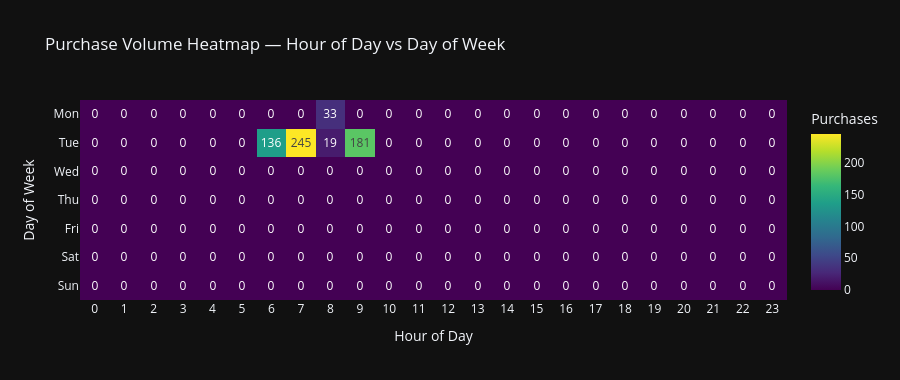

The code cell stored with this chart in its notebook:
### Markdown cell above
## 4. Peak Demand Analysis

A **heatmap of hour-of-day vs day-of-week** reveals cyclical patterns —
the busiest slots and the quietest windows in one view.

### Code cell
peak_data = qry('''
    SELECT
        EXTRACT(ISODOW FROM timestamp)::INT  AS day_of_week,
        EXTRACT(HOUR   FROM timestamp)::INT  AS hour_of_day,
        COUNT(*)                             AS purchases
    FROM ecommerce.clickstream_events
    WHERE event_type = 'purchase'
    GROUP BY EXTRACT(ISODOW FROM timestamp), EXTRACT(HOUR FROM timestamp)
    ORDER BY day_of_week, hour_of_day
''')

if peak_data.empty:
    print("No data yet.")
else:
    DOW_LABELS = {1: 'Mon', 2: 'Tue', 3: 'Wed', 4: 'Thu',
                  5: 'Fri', 6: 'Sat', 7: 'Sun'}
    peak_data['day_name'] = peak_data['day_of_week'].map(DOW_LABELS)

    # Ensure all 7 days × 24 hours are present
    heatmap_pivot = peak_data.pivot_table(
        index='day_of_week', columns='hour_of_day',
        values='purchases', fill_value=0,
    )
    # Fill any missing hours
    heatmap_pivot = heatmap_pivot.reindex(
        columns=range(24), index=range(1, 8), fill_value=0
    )
    heatmap_pivot.index = [DOW_LABELS[i] for i in heatmap_pivot.index]

    fig = px.imshow(
        heatmap_pivot,
        title='Purchase Volume Heatmap — Hour of Day vs Day of Week',
        labels={'x': 'Hour of Day', 'y': 'Day of Week', 'color': 'Purchases'},
        color_continuous_scale='Viridis',
        aspect='auto',
        template=DARK,
        text_auto=True,
    )
    fig.update_layout(
        xaxis=dict(tickmode='linear', tick0=0, dtick=1),
        height=380,
    )
    fig.show()

    # Top 5 peak slots
    peak_sorted = peak_data.sort_values('purchases', ascending=False).head(5)
    print("\nTop 5 peak demand slots:")
    for _, r in peak_sorted.iterrows():
        print(f"  {r['day_name']}  {int(r['hour_of_day']):02d}:00  —  "
              f"{int(r['purchases'])} purchases")

### Figure 1 — Plotly figure (JSON) as saved in the notebook; plotly's stock layout.template omitted (floating-point values rounded to 4 significant figures; data arrays with more than 128 entries replaced by an {"elided": "..."} marker saying what was removed)
{"data": [{"coloraxis": "coloraxis", "hovertemplate": "Hour of Day: %{x}<br>Day of Week: %{y}<br>Purchases: %{z}<extra></extra>", "name": "0", "texttemplate": "%{z}", "type": "heatmap", "x": [0, 1, 2, 3, 4, 5, 6, 7, 8, 9, 10, 11, 12, 13, 14, 15, 16, 17, 18, 19, 20, 21, 22, 23], "xaxis": "x", "y": ["Mon", "Tue", "Wed", "Thu", "Fri", "Sat", "Sun"], "yaxis": "y", "z": {"elided": "7x24 float values"}}], "layout": {"coloraxis": {"colorbar": {"title": {"text": "Purchases"}}, "colorscale": [[0, "#440154"], [0.1111, "#482878"], [0.2222, "#3e4989"], [0.3333, "#31688e"], [0.4444, "#26828e"], [0.5556, "#1f9e89"], [0.6667, "#35b779"], [0.7778, "#6ece58"], [0.8889, "#b5de2b"], [1, "#fde725"]]}, "height": 380, "title": {"text": "Purchase Volume Heatmap — Hour of Day vs Day of Week"}, "xaxis": {"anchor": "y", "domain": [0, 1], "dtick": 1, "tick0": 0, "tickmode": "linear", "title": {"text": "Hour of Day"}}, "yaxis": {"anchor": "x", "autorange": "reversed", "domain": [0, 1], "title": {"text": "Day of Week"}}}}
